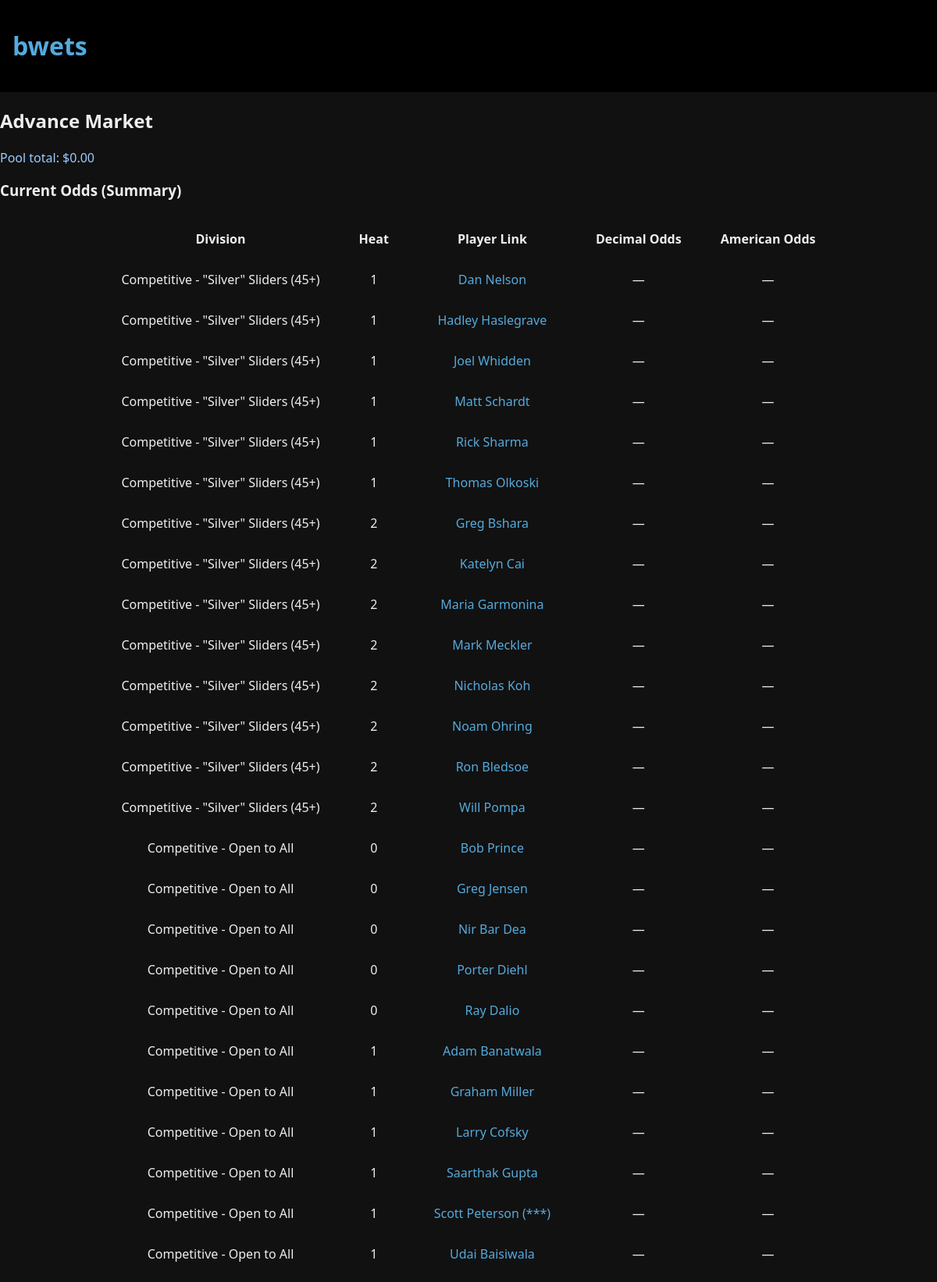
The page /advance (upper part) on the database its author committed.
### app/models.py (models this page shows)
class Player(Base):
    __tablename__ = "players"
    id = Column(String, primary_key=True,
                default=lambda: str(uuid.uuid4()))
    player_name = Column(String, nullable=False)
    heat = Column(Integer, nullable=False)
    division = Column(String, nullable=False)
    dropped_out = Column(Boolean, default=False)
    active = Column(Boolean, default=True)

### app/__init__.py (the view)
    @app.route("/advance")
    def advance():
        with SessionLocal() as db:
            runners = (
                db.execute(
                    select(Player)
                    .order_by(Player.division, Player.heat, Player.player_name)
                )
                .scalars()
                .all()
            )
            divisions = {}
            for p in runners:
                d = divisions.setdefault(p.division, {})
                d.setdefault(p.heat, []).append(p)
            odds = pool_odds(db, AdvanceBet, AdvanceBet.player_id)
            div_totals = {d: sum(odds.get(pl.id, {}).get("stake", 0)
                     for heats in h.values() for pl in heats)
              for d, h in divisions.items()}
            heat_totals = { (d,h): sum(odds.get(pl.id, {}).get("stake", 0)
                                    for pl in players)
                            for d, heats in divisions.items()
                            for h, players in heats.items()}
            total_pool = db.scalar(select(func.sum(AdvanceBet.amount))) or 0.0
        return render_template("advance.html",
                            divisions=divisions,
                            odds=odds,
                            pool_total=total_pool,
                            div_totals=div_totals,
                            heat_totals=heat_totals)

### app/odds.py (called while the page is built, shortened)
def pool_odds(session, BetModel, group_field):
    total = session.scalar(select(func.sum(BetModel.amount))) or 0.0
    total *= (1.0 - HOUSE)
    odds = {}
    if total <= 0:
        return odds

### app/templates/advance.html (shortened to what this page needs)
{% extends "base.html" %}
{% block content %}
<h2>Advance Market</h2>
<p class="pool-line">Pool total: ${{ "%.2f"|format(pool_total) }}</p>
<h3>Current Odds (Summary)</h3>
<table class="odds-summary">
  <thead>
    <tr>
      <th>Division</th>
      <th>Heat</th>
      <th>Player Link</th>
      <th>Decimal Odds</th>
      <th>American Odds</th>
    </tr>
  </thead>
  <tbody>
    {% for div_name, heats in divisions.items() %}
      {% for heat_num, runners in heats|dictsort %}
        {% for p in runners %}
          {% set o = odds.get(p.id|string, {"prob": 0, "stake": 0}) %}
          {% if o.prob > 0 %}
            {% set dec_odds = (1 / o.prob)|round(2) %}
            {% if dec_odds == 1 %}
              {% set am_str = "EVEN" %}
            {% elif dec_odds >= 2 %}
              {% set am_str = '+' ~ ((dec_odds - 1) * 100)|round(0)|int %}
            {% else %}
              {% set am_str = '-' ~ (100 / (dec_odds - 1))|round(0)|int %}
            {% endif %}
          {% else %}
            {% set dec_odds = "—" %}
            {% set am_str = "—" %}
          {% endif %}
          <tr>
            <td>{{div_name }}</td>
            <td>{{ heat_num }}</td>
            <td><a href="#player-{{ p.id }}">{{ p.player_name }}</a></td>
            <td>{{ dec_odds }}</td>
            <td>{{ am_str }}</td>
          </tr>
        {% endfor %}
      {% endfor %}
    {% endfor %}
  </tbody>
</table>
{% endblock %}

### app/static/main.css (style rules this page uses)
a { color:#5ad; text-decoration:none; }
.pool-line { margin:0 0 1rem 0; color:#9cf; }
.odds-summary { margin: 0 auto; border-collapse: separate; border-spacing: 20px 10px; text-align: center; }
.odds-summary th, .odds-summary td { padding: 10px 15px; }

### rows shown on the page
Player: division "Competitive - \"Silver\" Sliders (45+)", heat_num "1", player_name "Dan Nelson", dec_odds "—", am_str "—"
Player: heat_num "1", player_name "Hadley Haslegrave", dec_odds "—", am_str "—"
Player: heat_num "1", player_name "Joel Whidden", dec_odds "—", am_str "—"
Player: heat_num "1", player_name "Matt Schardt", dec_odds "—", am_str "—"
Player: heat_num "1", player_name "Rick Sharma", dec_odds "—", am_str "—"
Player: heat_num "1", player_name "Thomas Olkoski", dec_odds "—", am_str "—"
Player: heat "2", player_name "Greg Bshara", dec_odds "—", am_str "—"
Player: heat "2", player_name "Katelyn Cai", dec_odds "—", am_str "—"
Player: heat "2", player_name "Maria Garmonina", dec_odds "—", am_str "—"
Player: heat "2", player_name "Mark Meckler", dec_odds "—", am_str "—"
Player: heat "2", player_name "Nicholas Koh", dec_odds "—", am_str "—"
Player: heat "2", player_name "Noam Ohring", dec_odds "—", am_str "—"
Player: heat "2", player_name "Ron Bledsoe", dec_odds "—", am_str "—"
Player: heat "2", player_name "Will Pompa", dec_odds "—", am_str "—"
Player: division "Competitive - Open to All", heat_num "0", player_name "Bob Prince", dec_odds "—", am_str "—"
Player: heat_num "0", player_name "Greg Jensen", dec_odds "—", am_str "—"
Player: heat_num "0", player_name "Nir Bar Dea", dec_odds "—", am_str "—"
Player: heat_num "0", player_name "Porter Diehl", dec_odds "—", am_str "—"
Player: heat_num "0", player_name "Ray Dalio", dec_odds "—", am_str "—"
Player: heat_num "1", player_name "Adam Banatwala", dec_odds "—", am_str "—"
Player: heat_num "1", player_name "Graham Miller", dec_odds "—", am_str "—"
Player: heat_num "1", player_name "Larry Cofsky", dec_odds "—", am_str "—"
Player: heat_num "1", player_name "Saarthak Gupta", dec_odds "—", am_str "—"
Player: heat_num "1", player_name "Scott Peterson (***)", dec_odds "—", am_str "—"
Player: heat_num "1", player_name "Udai Baisiwala", dec_odds "—", am_str "—"

### other values the page prints
{{ "%.2f"|format(pool_total) }} "0.00"
